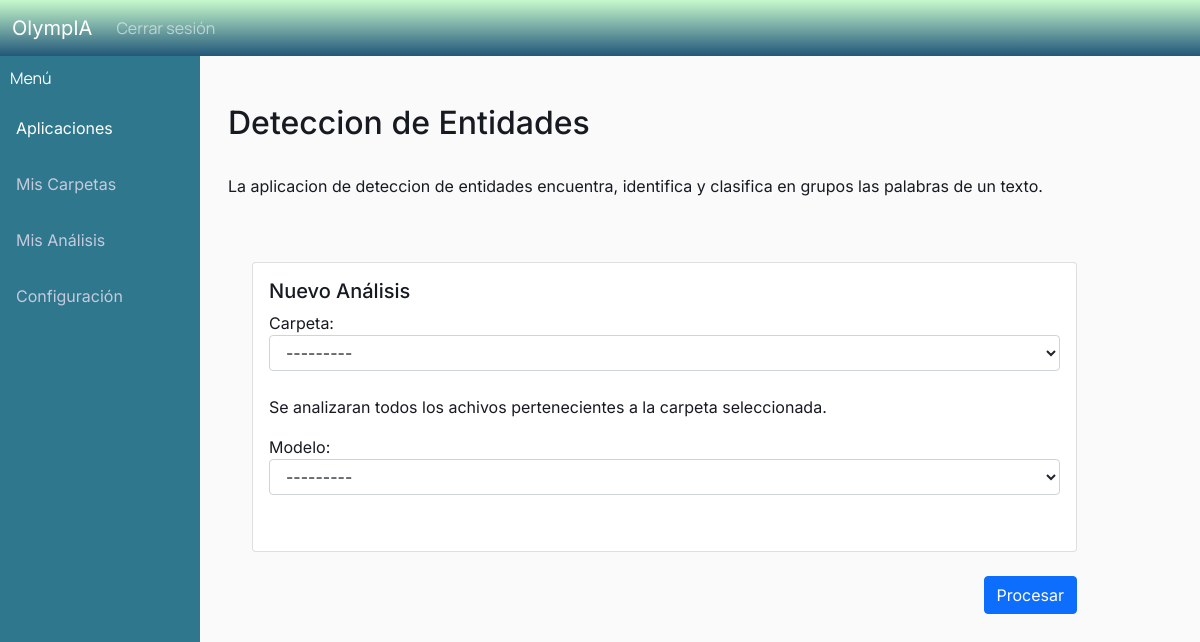
Page /aplicacion/2 (signed in) on the committed database.
### analisis/models.py (models this page shows, shortened)
class Aplicacion(models.Model):
    class Meta:
        verbose_name_plural = "Aplicaciones"
    nombre = models.CharField(max_length=256)
    descripcion = models.CharField(max_length = 5000)

### analisis/views.py (the view)
# urls.py: path("aplicacion/<id_app>", views.aplicacion, name="analisis-aplicacion"),
@login_required
def aplicacion(request, id_app):
    analisis = Analisis(informe ='')
    aplicacion = Aplicacion.objects.get(id = id_app)
    form_analisis = AnalisisForm(request.POST or None, request.FILES or None, instance=analisis, aplicacion = aplicacion)
    context = {
        "analisis" : analisis,
        "aplicacion": aplicacion,
        "form_analisis" : form_analisis,
    }
    if form_analisis.is_valid():
        form_analisis.save()
        response = redirect('/procesar/'+str(analisis.id))
        return response
    return render(request, "analisis/aplicacion.html", context=context)

### analisis/forms.py
class AnalisisForm(ModelForm):
    def __init__(self, *args, **kwargs):
        aplicacion = kwargs.pop('aplicacion')
        modelos = Modelo.objects.filter(aplicacion = aplicacion)
        super(AnalisisForm, self).__init__(*args, **kwargs)
        self.fields['modelo'] = forms.ModelChoiceField(
                required=True,
                queryset=modelos,
                widget=forms.Select(attrs={'class': 'form-control'}, choices = modelos),
				label='Modelo')
        self.fields['carpeta'].help_text = '<br/> Se analizaran todos los achivos pertenecientes a la carpeta seleccionada.'
    class Meta:
        model = Analisis
        fields = ['carpeta', 'modelo']
    carpeta = forms.ModelChoiceField(
        queryset=Carpeta.objects.all(),
        required=True,
        widget=forms.Select(attrs={'class': 'form-control'})
    )

### analisis/models.py (called while the page is built)
    def __str__(self):
        return (
            f"{self.nombre}"
        )

    def __str__(self):
        return (
            f"{self.nombre}"
        )

### analisis/templates/analisis/aplicacion.html (shortened to what this page needs)
{% extends "analisis/base.html" %}
{% block content %}
<div class="row">
    <div class="col-sm">
        <div class="sidebar">
            <div class="sidebar-brand"> Menú </div>
            <a class="active" href="{% url 'analisis-principal' %}">Aplicaciones</a>
            <a href="{% url 'analisis-carpetas' %}">Mis Carpetas</a>
            <a href="{% url 'analisis-resultados' %}">Mis Análisis</a>
            <a href="{% url 'analisis-config' %}">Configuración</a>
        </div>
    </div>
    <div class = "col-md-10">
    <main role="main" class="container">
            <h2>{{aplicacion.nombre}}</h2>
            <p>{{aplicacion.descripcion}}</p>
            <div class ="container">
                <div class="col-11">
                    <div class="card " style="width:100%">
                        <div class="card-body">
                            <h5 class="card-title">Nuevo Análisis</h5>
                            <form action="" method=POST enctype="multipart/form-data">
                              {{ form_analisis.as_p }}
                            <br/>
                        </div>
                    </div>
                </div>
                <div class = " col-11 text-end">
                    <input type="submit" value="Procesar" class="btn btn-primary btn-md">
                </div>
            </div>
    </main>
    </div>
</div>
{% endblock content %}

### analisis/static/analisis.css (style rules this page uses)
body { background: #fafafa; color: #171A21; margin-top: 3.5rem; font-family: 'Inter', 'Space Grotesk', Arial, sans-serif; }
h1, h2, h3, h4, h5, h6 { color: #171A21; }
.sidebar { margin: 0; padding: 0; width: 200px; background-color: #2E778C; position: fixed; height: 100%; overflow: auto; }
.sidebar a { display: block; color: #C7CADD; padding: 16px; text-decoration: none; }
.sidebar a.active { color: white; }
.sidebar-brand { padding: 10px; color: #ffffff; font-family: 'Manrope'; }
.form-control { appearance: menulist; }

### rows in the picture
Aplicacion: nombre "Deteccion de Entidades", descripcion "La aplicacion de deteccion de entidades encuentra, identifica y clasifica en grupos las palabras de un texto."
